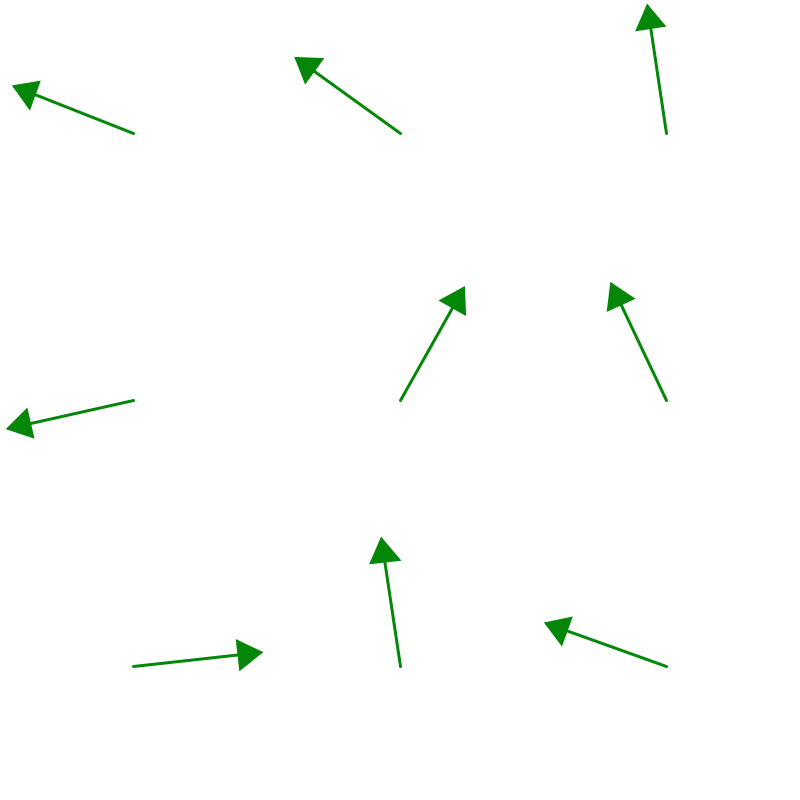
Frame 1 (no input)
Frame 60 (the mouse pressed at the canvas centre just before this capture): identical to frame 1, image omitted
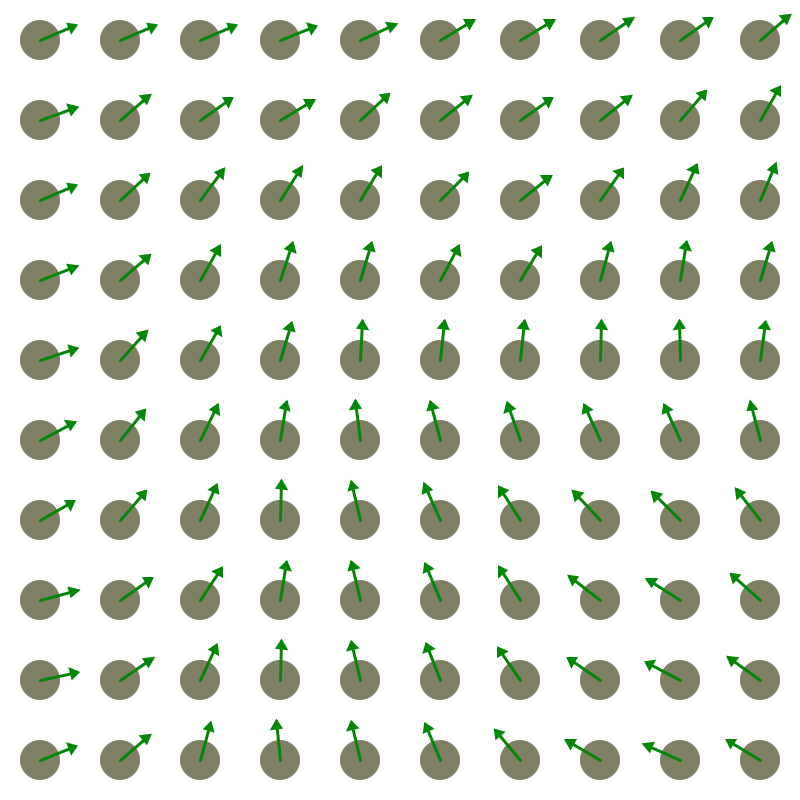
Frame 120 (the mouse held since frame 60 and released just before this capture)

The Processing sketch that drew these frames (run headless with seeded random() and noise(); from frame 60 on, the mouse is pressed at the canvas centre):

// Processing sketch: forAndRandomness
// ── forAndRandomness.pde
float noiseSeed;
float noiseMult;
int tileNum ;

void setup() {
  size(800, 800);
}
void draw() {
  noiseSeed(0);
  background(255);
  tileNum = int(map(mouseX, 0, width, 3, 16+1)); // 3~16 개의 타일 설정
  noiseMult = pow(10, map(mouseY, 0, height, -2, -4)); //지수적으로 감소하는 값
  float tileSize = float(width) / float(tileNum);

  float circleSize = float(mouseY) / float(tileNum); //마우스 Y값에 따라 크기 달라기게 하기
  float circleColorX = int(map(mouseX, 0, 800, 0, 255)); // 마우스 X값에 따른 색 변화 0~800의 범위를 0~255로 변환
  float circleColorY = int(map(mouseY, 0, 800, 0, 255)); // 마우스 Y값에 따른 색 변화

  for (int row = 0; row < tileNum; row++) {
    for (int col = 0; col < tileNum; col++) {
      float rectX = tileSize * col;
      float rectY = tileSize * row;
      float centerX = tileSize * .5 + rectX;
      float centerY = tileSize * .5 + rectY;
      noStroke();

      fill(circleColorX, circleColorY, 100); //색 변화 적용
      
      circle( centerX, centerY, circleSize);
      float noiseVal = noise(centerX * noiseMult, centerY*noiseMult);
      pushMatrix();
      translate(centerX, centerY);
      rotate(radians(360*noiseVal));
      stroke(4, 135, 8);
      strokeWeight(3);
      line(0, 0, 0, tileSize*.48); // 직선 그리기
      fill(4, 135, 8);
      triangle(-(tileSize*.05), tileSize*.4, 0, tileSize*.48, tileSize*.05, tileSize*.4); //화살표 그리기
      popMatrix();
    }
  }
}
